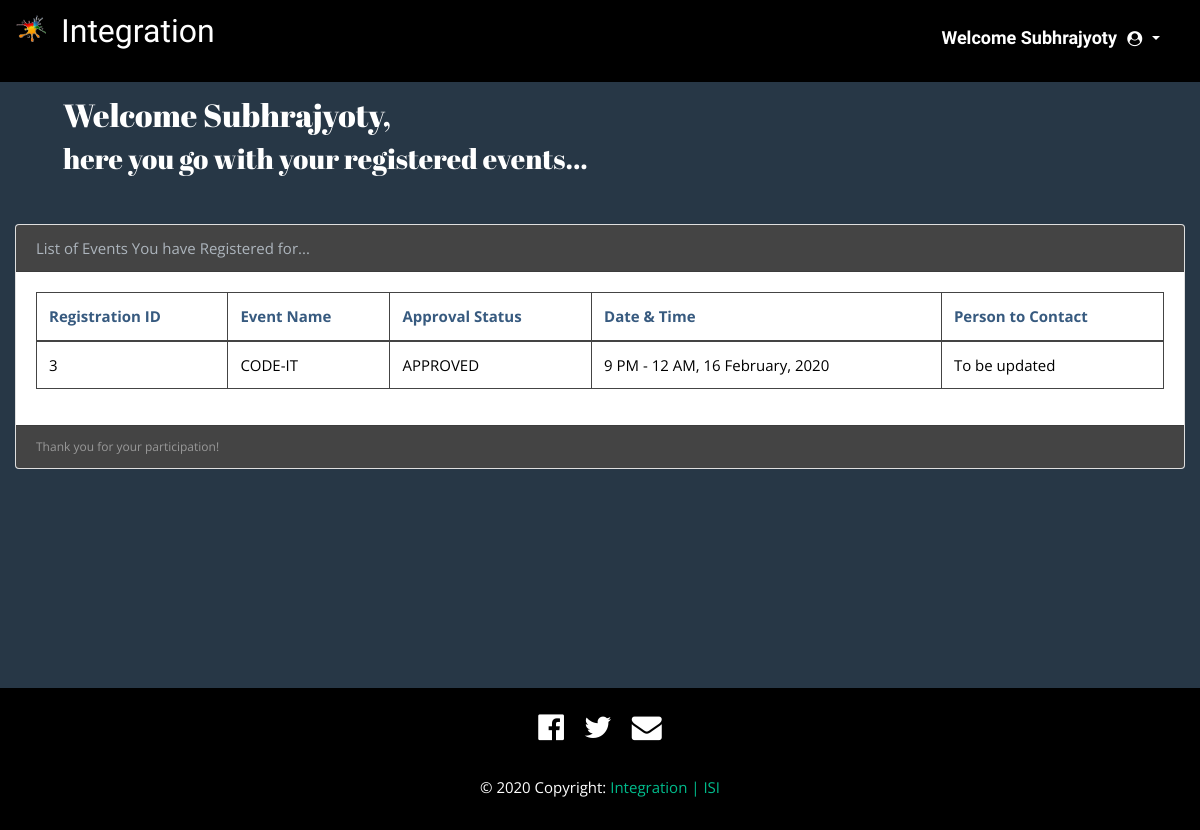
Page /user_events.php (signed in) on the committed database.
### tables this page shows
CREATE TABLE `eventregistration` (
  `userregid` int(11) NOT NULL,
  `eventid` int(11) NOT NULL,
  `userid` int(11) NOT NULL,
  `paymentid` varchar(50) DEFAULT NULL,
  `status_code` varchar(50) NOT NULL
);

CREATE TABLE `eventdata` (
  `eventid` int(11) NOT NULL,
  `eventname` varchar(500) NOT NULL,
  `catid` int(11) NOT NULL,
  `description` longtext DEFAULT NULL,
  `timevenue` text DEFAULT NULL,
  `cmscontent` longtext DEFAULT NULL,
  `imagepath` varchar(1000) DEFAULT NULL,
  `eventhead` text DEFAULT NULL,
  `fees` text NOT NULL,
  `isactive` bit(1) DEFAULT b'1'
);

### DAL/database.php (called while the page is built, shortened)
<?php
class DB {
  function __construct(){
    try {
        $servername = "localhost";
        $username = "root";
        $password = "1234";
        $dbname = "integrationDB";
        $this->conn = new PDO("mysql:host=$servername;dbname=$dbname", $username, $password);
    } catch (Exception $ex) { die($ex->getMessage()); }
  }
}
?>

### DAL/eventregistration_dal.php (called while the page is built, shortened)
<?php
require_once($ROOT_PATH.'/DAL/database.php');
class eventregistration_dal extends DB
{
    function getUserEvents($userid) {
        $array = array();
        $sql = 'select er.userregid , ev.eventname , er.paymentid , ev.timevenue, ev.eventhead, er.status_code from `eventregistration`  er
                inner join `eventdata`  ev on ( er.eventid = ev.eventid )
                where er.userid ='.$userid;
        foreach ($this->conn->query($sql) as $row) {
            $obj = new stdclass;
            $obj->userregid =  $row['userregid'];
            $obj->eventname =  $row['eventname'];
            $obj->timevenue =  $row['timevenue'];
            $obj->eventhead =  $row['eventhead'];
            $obj->status = $row['status_code'];
            array_push($array,$obj);
        }
        return $array;
    }
}

### user_events.php (the view, shortened to what this page needs)
<!DOCTYPE html>
<html>
<head>
        <?php
        include_once('./PartialViews/main_head.php');
        require_once('./Model/eventregistration_model.php');
        require_once('./DAL/eventregistration_dal.php');
        ?>
</head>
<body>
<nav class="navbar fixed-top navbar-expand-lg navbar-<?php echo $settings['navbar-fg']?> bg-<?php echo $settings['navbar-bg']?>">
                <a class="navbar-brand d-flex" style="align-items:baseline;" href="index.php">
                        <img src="./AppData/Images/Integration_logo.png" width="30px" style="display:flex-inline; margin-right:15px;">
                        <h2 style="display:flex-inline; margin-right:40px;">Integration</h2>
                </a>
                <div class="collapse navbar-collapse justify-content-end" id="navbarSupportedContent">
                <div class="my-2 my-lg-0 d-inline-flex" style="align-items: baseline;">
                        <?php
                        $firstname = 'Guest User';
                        if (isset($_SESSION['user_firstname'])){
                                $firstname = $_SESSION['user_firstname'];
                        }
                        ?>
                        <span class="navbar-text font-weight-bold">Welcome <?php echo($firstname); ?></span>
                        <?php
                        if ($firstname == 'Guest User') {?>
                                <a class="btn btn-<?php echo($settings['navbar-btn']);?> text-light mx-3" href="user_signup.php">Signup</a>
                                <a class="btn btn-<?php echo($settings['navbar-btn']);?> text-light mx-3" href="user_login.php">Login</a>
                        <?php }  else { ?>
                        <ul class="navbar-nav ml-auto mr-md-3">
                        <li class="nav-item dropdown no-arrow">
                                <a class="nav-link dropdown-toggle" href="#" id="userDropdown" role="button"
                                        data-toggle="dropdown" aria-haspopup="true" aria-expanded="false">
                                        <i class="fa fa-user-circle fa-fw"></i>
                                </a>
                        </li>
                        </ul>
                        <?php } ?>
                </div>
                </div>
</nav>
<div class="container-fluid" style="min-height:80vh;">
        <h2 class = "pt-5 mt-5 ml-5 text-white" style="font-family: 'Abril Fatface';">Welcome <?php echo($firstname); ?>,</h2>
        <h3 class="mb-5 ml-5 text-white" style="font-family: 'Abril Fatface';">here you go with your registered events...</h3>
        <?php
                $nEvents = 0;
                if (isset($_SESSION['user_userid'])) {
                        $userid = $_SESSION['user_userid'];
                        $eventRegDal = new eventregistration_dal;
                        $eventRegArr = $eventRegDal->getUserEvents($userid);
                        $nEvents = count($eventRegArr);
                }
        ?>
        <?php if ($nEvents > 0) { ?>
                <div class="card bg-white">
                        <div class="card-header text-dark">
                                List of Events You have Registered for...
                        </div>
                        <div class="card-body">
                                <div class="table-responsive">
                                        <table class="table table-bordered" id="dataTable" width="100%"
                                                                        cellspacing="0">
                                                <thead class="text-primary font-weight-bold">
                                                <tr>
                                                        <td>Registration ID</td>
                                                        <td>Event Name</td>
                                                        <td>Approval Status</td>
                                                        <td>Date & Time</td>
                                                        <td>Person to Contact</td>
                                                </tr>
                                                </thead>
                                                <tbody style="color: black;">
                                                        <?php foreach ($eventRegArr as $eventReg) { ?>
                                                                <tr>
                                                                        <td><?php echo($eventReg->userregid);?></td>
                                                                        <td><?php echo($eventReg->eventname);?></td>
                                                                        <td><?php echo($eventReg->status);?></td>
                                                                        <td><?php echo($eventReg->timevenue);?></td>
                                                                        <td>
                                                                                <?php echo(explode(',',$eventReg->eventhead)[0]); ?>
                                                                        </td>
                                                                </tr>
                                                        <?php } ?>
                                                </tbody>
                                        </table>
                                </div>
                        </div>
                        <div class="card-footer small text-muted">Thank you for your participation!</div>
                </div>
        <?php } ?>
</div>
<?php include_once('./PartialViews/main_footer.php')?>
</body>
</html>

### assets/css/navbar.css (style rules this page uses)
html, body { position: relative; overflow-x: hidden; background: #273746; font-family: "Open Sans"; }
.navbar { background: black; }
.navbar-brand { padding-bottom: 0; margin-top: -1rem; color: white !important; font-family: "Merienda One"; }
.nav-link { padding-bottom: 1rem; margin-bottom: 0; color: white !important; }
.nav-item { font-size: 15px; }
.navbar > #navbarSupportedContent > .my-2 > span { font-family: "Merienda One"; font-size: 18px; }

### rows in the picture
eventregistration: userregid "3", eventid.eventname "CODE-IT", status_code "APPROVED", eventid.timevenue "9 PM - 12 AM, 16 February, 2020", eventid.eventhead "To be updated"

### other values in the picture
$firstname "Subhrajyoty"
